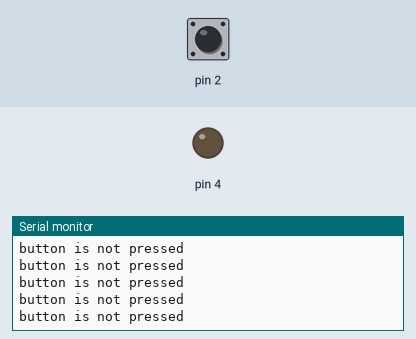
Simulated run of this sketch. Board: Arduino Uno, built with avr-gcc and run on an emulated ATmega328P. On the bench: output pins drawn as LEDs (lit = HIGH), the last lines printed to the serial monitor. Inputs (shaded band) come from the test bench; at power-on: pin 2 LOW.

Above: at 1.2 s.
1.3 s: pin 2 driven HIGH
At 2.3 s:
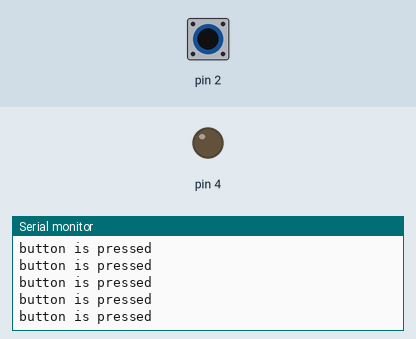
3.3 s: pin 2 pulsed LOW 2 times (0.12 s each, 0.3 s apart)
9.9 s: pin 2 pulsed HIGH 5 times (0.12 s each, 0.3 s apart)
At 10.8 s:
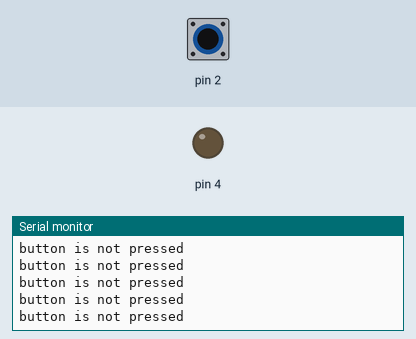

The sketch:

push_button.ino
```cpp
void setup() {

pinMode(2,INPUT);
Serial.begin(9600);
pinMode(4,OUTPUT);
}

void loop() {

int buttonState = digitalRead(2);
if (buttonState == 1) {
  Serial.println("button is pressed");
  digitalWrite(4,HIGH);
  }

else {
      Serial.println("button is not pressed");}
      digitalWrite(4,LOW);

}
```

Measured:
- after the input at 1.3 s, the serial monitor: prints a new line after 0.09 s (image 1)
- after the input at 9.9 s, the serial monitor: prints a new line after 0.20 s (image 2)
